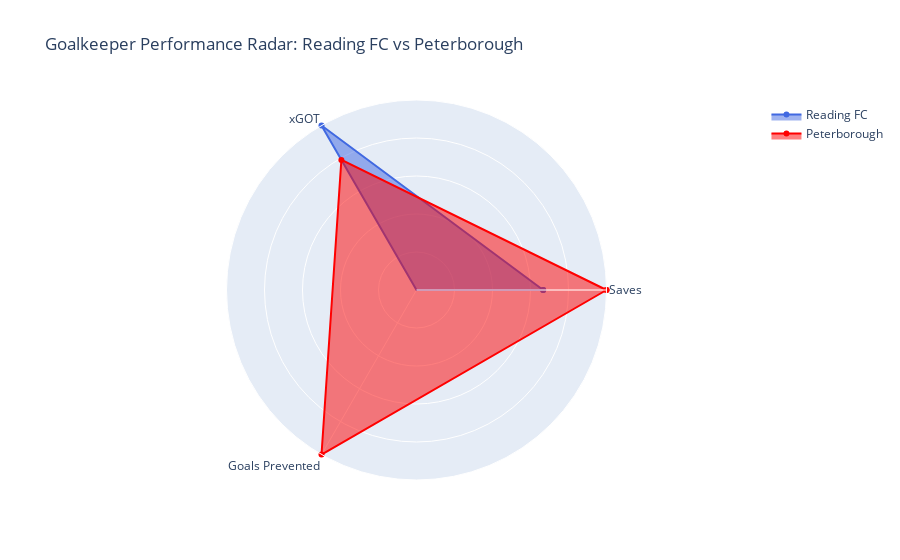

The notebook cell this image was saved under:
### Code cell
# Define Goalkeeper categories
goalkeeper_categories = ['Saves', 'xGOT', 'Goals Prevented']

# Raw values
reading_goalkeeper_vals = [
    match['rfc_GK_Saves'],
    match['rfc_xGOT_Faced'],
    match['rfc_GK_Goals_Prevented']
]

opp_goalkeeper_vals = [
    match['opp_GK_Saves'],
    match['opp_xGOT_Faced'],
    match['opp_GK_Goals_Prevented']
]

# Normalize (so each stat is 0–1 range)
max_vals = [max(r, o) if max(r, o) > 0 else 1 for r, o in zip(reading_goalkeeper_vals, opp_goalkeeper_vals)]
reading_norm = [r / m for r, m in zip(reading_goalkeeper_vals, max_vals)]
opp_norm = [o / m for o, m in zip(opp_goalkeeper_vals, max_vals)]

# Create radar chart
fig = go.Figure()

fig.add_trace(go.Scatterpolar(
    r=reading_norm + [reading_norm[0]],
    theta=goalkeeper_categories + [goalkeeper_categories[0]],
    fill='toself',
    name='Reading FC',
    line=dict(color='royalblue')
))

fig.add_trace(go.Scatterpolar(
    r=opp_norm + [opp_norm[0]],
    theta=goalkeeper_categories + [goalkeeper_categories[0]],
    fill='toself',
    name='Bradford',
    line=dict(color='red')
))

# Layout tweaks
fig.update_layout(
    polar=dict(
        radialaxis=dict(visible=True, range=[0, 1], showticklabels=False)
    ),
    title="Goalkeeper Performance Radar: Reading FC vs Bradford",
    showlegend=True
)

fig.show()

### Figure 1 — Plotly figure (JSON) as saved in the notebook; plotly's stock layout.template omitted (floating-point values rounded to 4 significant figures)
{"data": [{"fill": "toself", "line": {"color": "royalblue"}, "name": "Reading FC", "r": [0.6667, 1, -35.5, 0.6667], "theta": ["Saves", "xGOT", "Goals Prevented", "Saves"], "type": "scatterpolar"}, {"fill": "toself", "line": {"color": "red"}, "name": "Peterborough", "r": [1, 0.7907, 1, 1], "theta": ["Saves", "xGOT", "Goals Prevented", "Saves"], "type": "scatterpolar"}], "layout": {"polar": {"radialaxis": {"range": [0, 1], "showticklabels": false, "visible": true}}, "showlegend": true, "title": {"text": "Goalkeeper Performance Radar: Reading FC vs Peterborough"}}}
